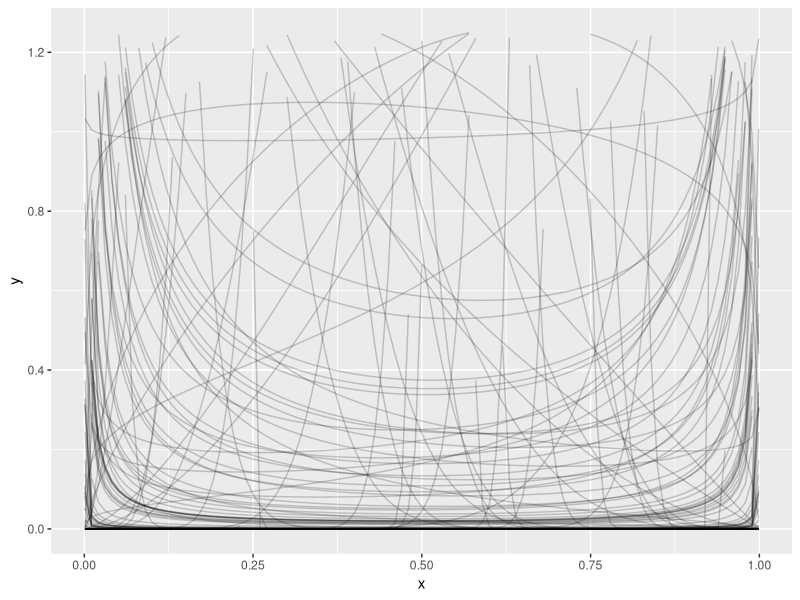
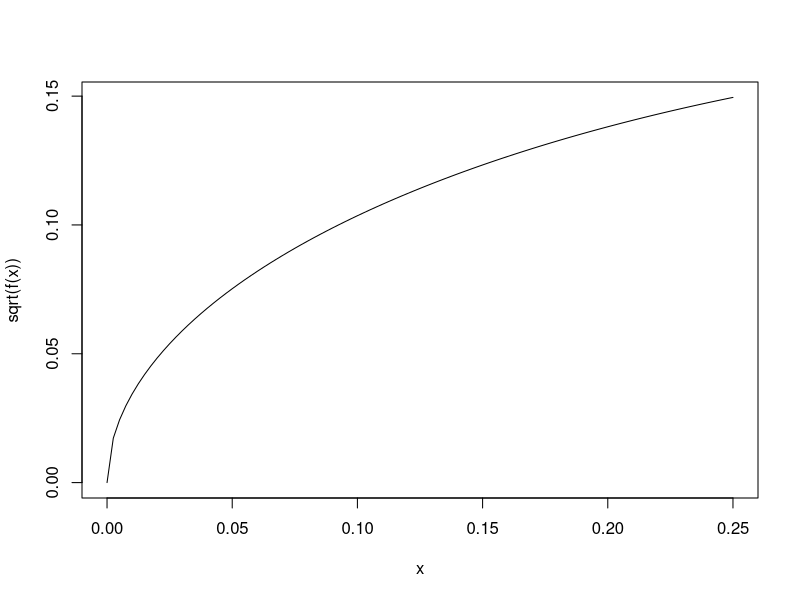
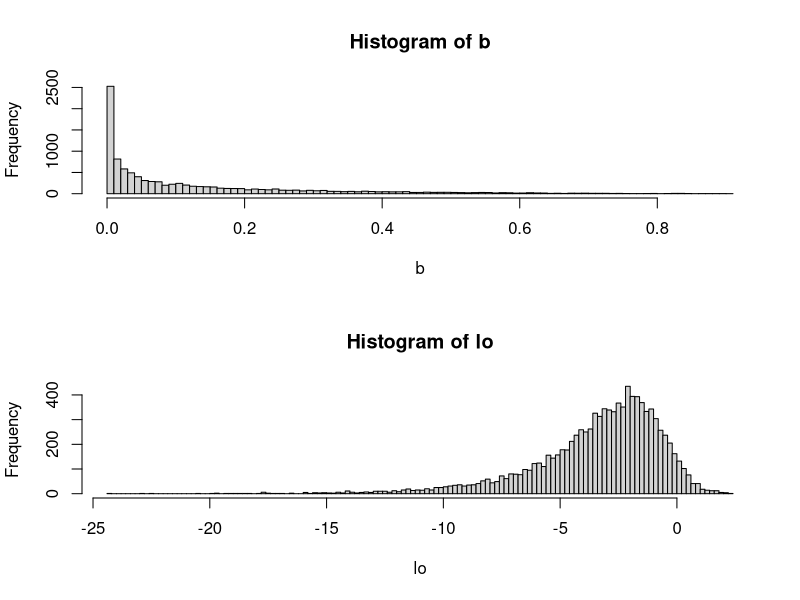
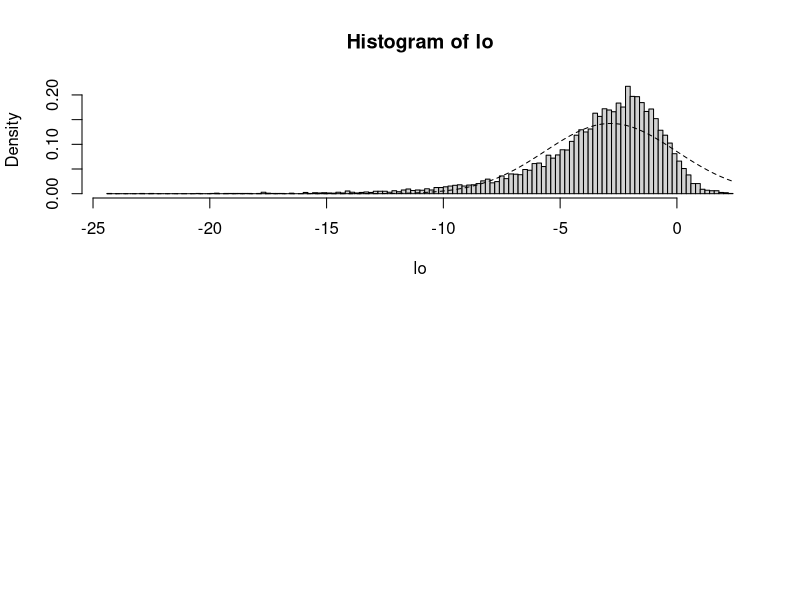
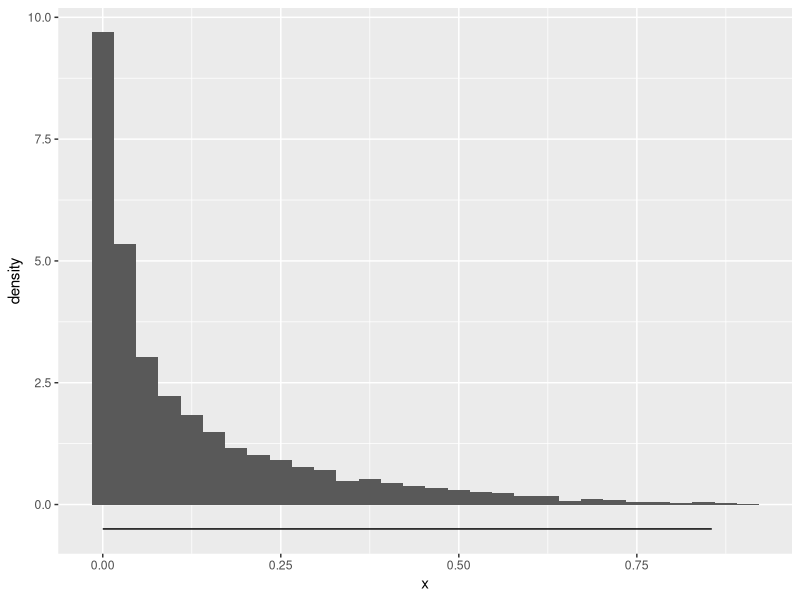
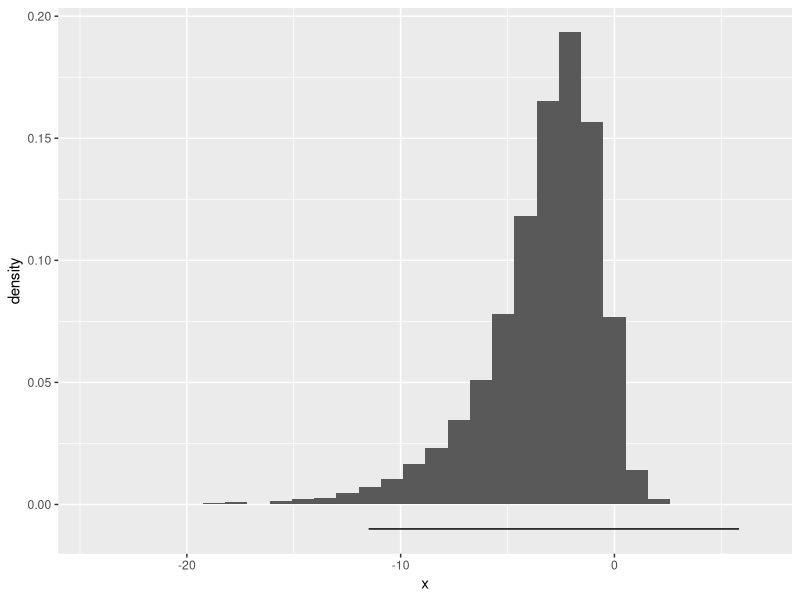

Recreate these plots in R, in order.
df <- data.frame(lphi = rnorm(1000, 0, 5),
                 mu = runif(1000))

df$a <- with(df, mu*exp(lphi))
df$b <- with(df, (1-mu)*exp(lphi))

library(ggplot2)

p <- ggplot(data = data.frame(x=c(0.001,.999)), aes(x))

for(i in 1:100){
  p <- p + stat_function(fun = dbeta, args = list(shape1=df$a[i], shape2=df$b[i]), alpha=.2)
}

p + ylim(c(0,1.25))

f <- function(x) x*(1-x) / (exp(2)+1)
curve(sqrt(f(x)), from=0, to=.25)

#log-odds delta where pi ~ beta
b <- rbeta(10000, .4, 2.85)
lo <- log(b/(1-b))
par(mfrow=c(2,1))
hist(b, 100)
hist(lo, 100)
mu = median(lo)
sigma = sd(lo)
hist(lo, 100, prob=T)
curve(dnorm(x, mu, sigma), add=T, lty=2)
ggplot(data = data.frame(x=b), aes(x=x))+
    geom_histogram(aes(y=..density..))+
    geom_segment(data=data.frame(x=0, y=-.5, xend=qbeta(.999, .4, 2.85), yend=-.5),
                 aes(x=x,y=y,xend=xend,yend=yend))
ggplot(data = data.frame(x=lo), aes(x=x))+
    geom_histogram(aes(y=..density..))+
    geom_segment(data=data.frame(x=qnorm(.001, mu, sigma), xend=qnorm(.999, mu, sigma), y=-.01, yend=-.01),
                                 aes(x=x,y=y,xend=xend,yend=yend))
